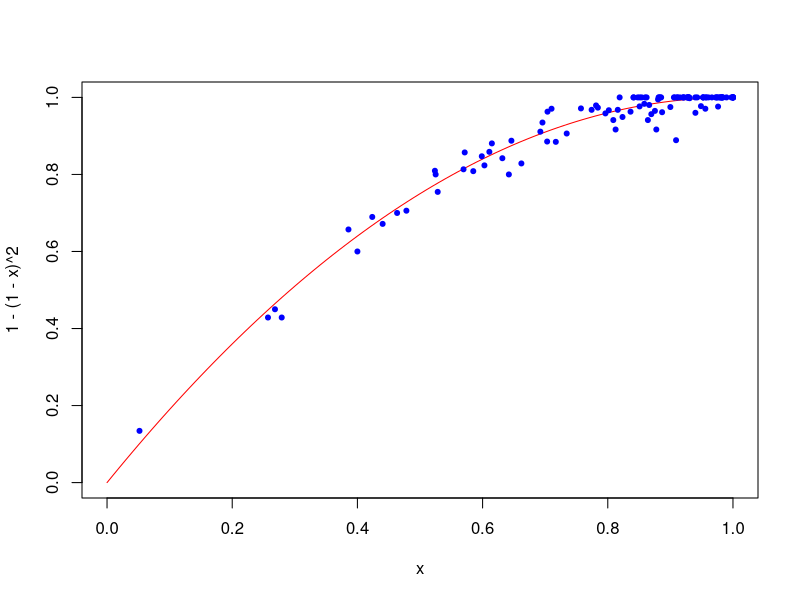

The R source for this figure:
fo = read.csv("firstorder.csv", header=F)
fop=fo$V3/fo$V4
so = read.csv("secondorder.csv", header=F)
sop=so$V3/so$V4
pdf("chart.pdf")
curve(1-(1-x)^2,0,1,col="red")
points(fop,sop,pch=20,col="blue")
dev.off()
